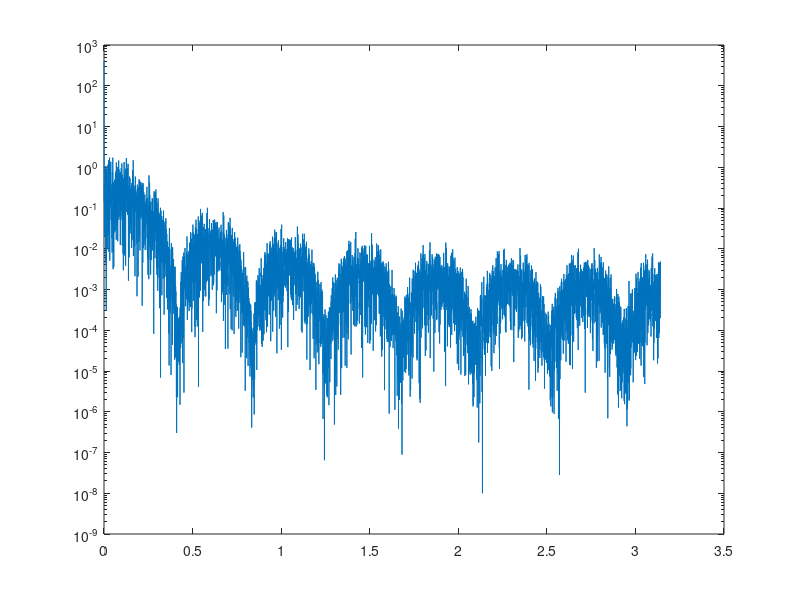

The MATLAB script that drew this image:

% Test how the periodograms look like for series made up of periodcally
% independent values

nparts = 1000;
nper = 15;

t1 = zeros(nparts*nper,1);

for i=1:nparts

    meanval = rand(1);
    t1((1+(i-1)*nper):i*nper) = meanval + 0.015*randn(nper,1);

end

%figure, plot(t1)

[psd_t1, w1] = periodogram(t1, hann(length(t1)));

figure,semilogy(w1, psd_t1)
